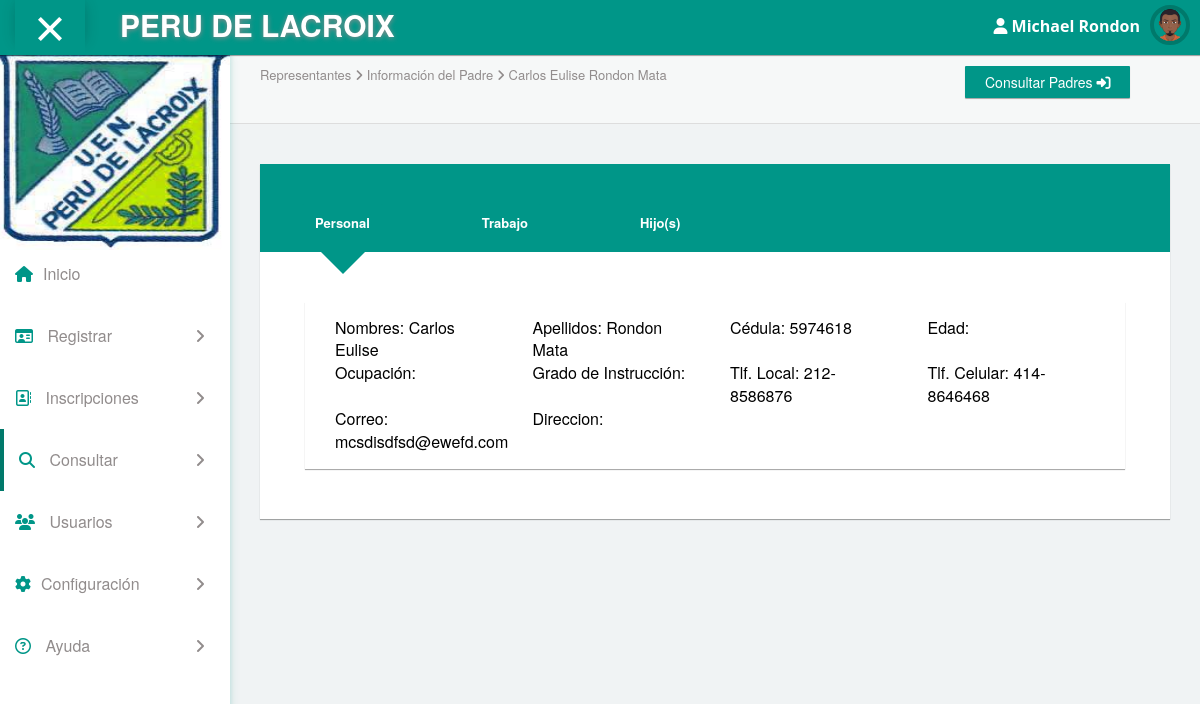
Screenshot of /?view=representante&mode=VerPadre&id=1 (signed in) with the database file from the repository.
### tables this page shows
CREATE TABLE `menu` (
  `id_menu` tinyint(4) NOT NULL,
  `logo` text NOT NULL,
  `nombre` varchar(255) DEFAULT NULL
);

CREATE TABLE `usuario` (
  `id_usuario` int(11) NOT NULL,
  `usuario` varchar(100) NOT NULL,
  `clave` varchar(100) NOT NULL,
  `nombre` varchar(50) NOT NULL,
  `apellido` varchar(50) NOT NULL,
  `id_tipo_usu` int(11) NOT NULL,
  `id_status` int(11) NOT NULL,
  `foto` varchar(255) NOT NULL DEFAULT 'default.png'
);

CREATE TABLE `cod_tlf_local` (
  `id_tlf_local` int(11) NOT NULL,
  `cod_tlf_local` int(11) NOT NULL
);

### core/bin/functions/Menu.php (called while the page is built, shortened)
<?php
	function Menu(){
		$db=new Conexion();
		$sql=$db->query("SELECT * FROM menu;");
		if($db->rows($sql)>0){
			while($data=$db->recorrer($sql)){
				$_menu[$data['id_menu']]=$data;
			}
		}else{
			$_menu=false;
		}
		return $_menu;
	}
?>

### core/core.php (called while the page is built, shortened)
<?php
	require('core/models/classConexion.php');
	require('core/bin/functions/Users.php');
	require('core/bin/functions/Menu.php');
	$_users=Users();
	$_menu=Menu();
	if(isset($_SESSION['app_id'])){
		require('core/bin/functions/Local.php');
		require('core/bin/functions/Celular.php');
		require('core/bin/functions/Padre.php');
		$_local=Local();
		$_celular=Celular();
		$_padre=Padre();
	}
?>

### core/models/classConexion.php (called while the page is built, shortened)
<?php
	class Conexion extends mysqli{
		public function rows($query){
			return mysqli_num_rows($query);
		}
		public function liberar($query){
			return mysqli_free_result($query);
		}
		public function recorrer($query){
			return mysqli_fetch_array($query);
		}
	}
?>

### core/bin/functions/Users.php (called while the page is built, shortened)
<?php
	function Users(){
		$db=new Conexion();
		$sql=$db->query("SELECT * FROM usuario;");
		if($db->rows($sql)>0){
			while($data=$db->recorrer($sql)){
				$users[$data['id_usuario']]=$data;
			}
		}else{
			$users=$_SESSION['users'];
		}
		return $_SESSION['users'];
	}
?>

### core/bin/functions/Padre.php (called while the page is built, shortened)
<?php
	function Padre(){
		$db=new Conexion();
		$sql=$db->query("SELECT * FROM padre ORDER BY cedula;");
		if($db->rows($sql)>0){
			while($data=$db->recorrer($sql)){
				$_padre[$data['id_padre']]=$data;
			}
		}else{
			$_padre=false;
		}
		return $_padre;
	}
?>

### core/bin/functions/Local.php (called while the page is built, shortened)
<?php
	function Local(){
		$db=new Conexion();
		$sql=$db->query("SELECT * FROM cod_tlf_local;");
		if($db->rows($sql)>0){
			while($data=$db->recorrer($sql)){
				$_local[$data['id_tlf_local']]=$data;
			}
		}else{
			$_local=false;
		}
		return $_local;
	}
?>

### core/bin/functions/Celular.php (called while the page is built, shortened)
<?php
	function Celular(){
		$db=new Conexion();
		$sql=$db->query("SELECT * FROM cod_tlf_cel;");
		if($db->rows($sql)>0){
			while($data=$db->recorrer($sql)){
				$_celular[$data['id_tlf_cel']]=$data;
			}
		}else{
			$_celular=false;
		}
		return $_celular;
	}
?>

### html/representantes/verPadre.php (the view, shortened to what this page needs)
<!DOCTYPE html>
<html>
	<?php
		include(HTML_DIR."overall/header.php");
		?>
		<body>
			<?php
				include(HTML_DIR."overall/menu.php");
			?>
			<div id="content">
				<div class="panel box-shadow-none content-header">
	                <div class="panel-body">
	                    <div class="col-md-9">
	                        <p class="animated fadeInDown">
	                          	Representantes <span class="fa-angle-right fa"></span> Información del Padre <span class="fa-angle-right fa"></span> <?php echo $_padre[$_GET['id']]['nombres']." ".$_padre[$_GET['id']]['apellidos'];?>
	                        </p>
	                    </div>
	                    <div class="col-md-3">
	                        <p class="animated fadeInDown">
	                          <a class="btn btn-teal" href="?view=representante&mode=AllPadre">Consultar Padres <i class="fa fa-sign-in" aria-hidden="true"></i></a>
	                        </p>
	                    </div>
	                </div>
	            </div>
	            <div class="col-md-12">
          			<div class="col-md-12">
                        <div class="col-md-12 tabs-area">
			                <ul id="tabs-demo6" class="nav nav-tabs nav-tabs-v6" role="tablist">
              					<li role="presentation" class="active">
                					<a href="#tabs-demo7-area1" id="tabs-demo6-1" role="tab" data-toggle="tab" aria-expanded="true">Personal</a>
              					</li>
              					<li role="presentation" class="">
                					<a href="#tabs-demo7-area2" role="tab" id="tabs-demo6-2" data-toggle="tab" aria-expanded="false">Trabajo</a>
              					</li>
              					<li role="presentation">
                					<a href="#tabs-demo7-area3" id="tabs-demo6-3" role="tab" data-toggle="tab" aria-expanded="false">Hijo(s)</a>
              					</li>
            				</ul>
            				<div id="tabsDemo6Content" class="tab-content tab-content-v6 col-md-12">
              					<div role="tabpanel" class="tab-pane fade active in" id="tabs-demo7-area1" aria-labelledby="tabs-demo7-area1">
						            <div class="col-md-12 top-20 padding-0">
						                <div class="col-md-12">
						                    <div class="panel">
						                   		<div class="panel-body">
						                    		<div class="responsive-table" style="color: #000; font-size: 16px;">
						                    			<div class="col-md-3">
						                    				Nombres: <?php echo $_padre[$_GET['id']]['nombres'];?>
						                    			</div>
						                    			<div class="col-md-3">
						                    				Apellidos: <?php echo $_padre[$_GET['id']]['apellidos'];?>
						                    			</div>
						                    			<div class="col-md-3">
						                    				Cédula: <?php echo $_padre[$_GET['id']]['cedula'];?>
						                    			</div>
						                    			<div class="col-md-3">
						                    				Edad: <?php echo $_padre[$_GET['id']]['edad'];?>
						                    			</div>
						                    			<br><br>
						                    			<div class="col-md-3">
						                    				Ocupación: <?php echo $_padre[$_GET['id']]['ocupacion'];?>
						                    			</div>
						                    			<div class="col-md-3">
						                    				Grado de Instrucción: <?php echo $_instruccion[$_padre[$_GET['id']]['id_instruccion']]['instruccion'];?>
						                    			</div>
						                    			<div class="col-md-3">
						                    				Tlf. Local: <?php echo $_local[$_padre[$_GET['id']]['id_tlf_local']]['cod_tlf_local']."-".$_padre[$_GET['id']]['tlf_hab'];?>
						                    			</div>
						                    			<div class="col-md-3">
						                    				Tlf. Celular: <?php echo $_celular[$_padre[$_GET['id']]['id_tlf_cel']]['cod_tlf_cel']."-".$_padre[$_GET['id']]['tlf_cel'];?>
						                    			</div>
						                    			<br><br>
						                    			<div class="col-md-3">
						                    				Correo: <?php echo $_padre[$_GET['id']]['correo'];?>
						                    			</div>
						                    			<div class="col-md-9">
						                    				Direccion: <?php echo $_padre[$_GET['id']]['dir_hab'];?>
						                    			</div>
						                    		</div>
						                  		</div>
						                	</div>
						              	</div>
						            </div>
              					</div>
            				</div>
          				</div>
          			</div>
      			</div>
			</div>
		</body>
</html>

### html/overall/menu.php (shortened to what this page needs)
<nav class="navbar navbar-default header navbar-fixed-top">
    <div class="col-md-12 nav-wrapper">
        <div class="navbar-header" style="width:100%;">
            <div class="opener-left-menu is-open">
                <span class="bottom"></span>
            </div>
            <a href="?view=index" class="navbar-brand">
                <b><?php echo $_menu[1]['nombre'];?></b>
            </a>
            <ul class="nav navbar-nav navbar-right user-nav">
                <li class="user-name"><span><i class="fa fa-user" aria-hidden="true"></i> <?php echo $_users[$_SESSION['app_id']]['nombre']." ".$_users[$_SESSION['app_id']]['apellido'];?></span></li>
                <li class="dropdown avatar-dropdown" style="margin-right: 10px;">
                	<img src="asset/images/<?php echo $_users[$_SESSION['app_id']]['foto'];?>" class="img-circle avatar" alt="user name" data-toggle="dropdown" aria-haspopup="true" aria-expanded="true"/>
                </li>
            </ul>
        </div>
    </div>
</nav>
<div class="container-fluid mimin-wrapper">
    <div id="left-menu">
        <div class="sub-left-menu scroll">
            <ul class="nav nav-list">
                <li><div class="left-bg"><img src="asset/images/<?php echo $_menu[1]['logo'];?>"></div></li>
                <br><br><br><br><br>
                <li id="inicio" class="ripple"><a href="?view=index" class='navegacion'><span class="fa-home fa color-teal"></span>Inicio</a></li>
                <li class="ripple">
                    <a class="tree-toggle nav-header" id="registro">
    	                <span class="fa fa-id-card-o color-teal"></span> Registrar
                        <span class="fa-angle-right fa right-arrow text-right"></span>
                    </a>
                </li>
                <li class="ripple">
                    <a class="tree-toggle nav-header" id="inscripcion">
                        <span class="fa fa-address-book-o color-teal"></span> Inscripciones
                        <span class="fa-angle-right fa right-arrow text-right"></span>
                    </a>
                </li>
                <li class="ripple">
                    <a class="tree-toggle nav-header" id="consulta">
        	            <span class="fa fa-search color-teal"></span> Consultar
                        <span class="fa-angle-right fa right-arrow text-right"></span>
                    </a>
                </li>
                <?php
                    if($_users[$_SESSION['app_id']]['id_tipo_usu']==1){
                        ?>
                            <li class="ripple">
                                <a class="tree-toggle nav-header" id="usuario">
                                    <span class="fa fa-users color-teal"></span> Usuarios
                                    <span class="fa-angle-right fa right-arrow text-right"></span>
                                </a>
                            </li>
                        <?php
                    }
                    if($_users[$_SESSION['app_id']]['id_tipo_usu']==1 || $_users[$_SESSION['app_id']]['id_tipo_usu']==2){
                        ?>
                            <li class="ripple">
                            	<a class="tree-toggle nav-header" id="configuracion">
                            		<span class="fa fa-cog color-teal"></span>Configuración
                            		<span class="fa-angle-right fa right-arrow text-right"></span>
                            	</a>
                            </li>
                        <?php
                    }
                ?>
                <li class="ripple">
                    <a class="tree-toggle nav-header" id="consulta">
                        <span class="fa fa-question-circle-o color-teal"></span> Ayuda
                        <span class="fa-angle-right fa right-arrow text-right"></span>
                    </a>
                </li>
            </ul>
        </div>
    </div>

### rows the page displays
menu: nombre "PERU DE LACROIX", logo (picture)
usuario: nombre "Michael", apellido "Rondon", foto (picture)
cod_tlf_local: cod_tlf_local "212"

### other values shown
$_padre[$_GET['id']]['nombres'] "Carlos Eulise"
$_padre[$_GET['id']]['apellidos'] "Rondon Mata"
$_padre[$_GET['id']]['cedula'] "5974618"
$_padre[$_GET['id']]['tlf_hab'] "8586876"
$_celular[$_padre[$_GET['id']]['id_tlf_cel']]['cod_tlf_cel'] "414"
$_padre[$_GET['id']]['tlf_cel'] "8646468"
$_padre[$_GET['id']]['correo'] "mcsdisdfsd@ewefd.com"
